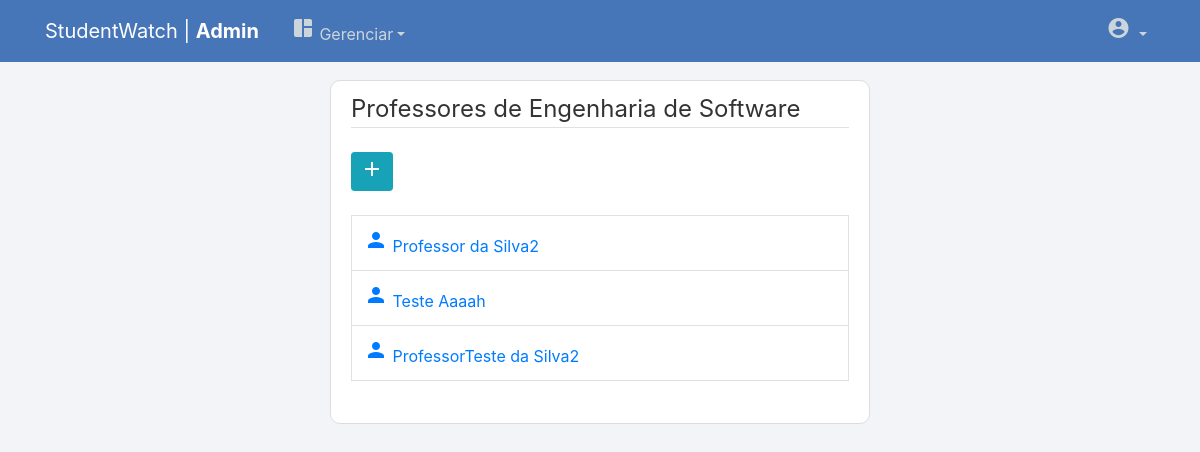
Page /gerenciarProfessor/1/ (signed in) on the committed database.
### manager/models.py (models this page shows, shortened)
class Curso(models.Model):
    nome = models.CharField(max_length=100)
    descricao = models.TextField(max_length=500)
    coordenador = models.ForeignKey(CoordenadorProfile, on_delete=models.SET_NULL, null=True)

### users/models.py (models this page shows, shortened)
class ProfessorProfile(models.Model):
    user = models.OneToOneField(User, on_delete=models.CASCADE, null=True, related_name='professor_profile')
    campoextra = models.CharField(max_length=100, null=True)

class User(AbstractUser):
    username = models.EmailField(_('username'), unique=False)
    email = models.EmailField(_('email address'), unique=True)
    tipo = models.CharField(max_length=100)

### manager/views.py (the view)
# urls.py: path('gerenciarProfessor/<int:curso_id>/', views.gerenciarProfessor, name='gerenciarProfessor'),
@login_required
@permission_required("users.view_professorprofile", raise_exception=True)
def gerenciarProfessor(request, curso_id):
    curso_id = curso_id
    curso = Curso.objects.get(id=curso_id)
    professores = []
    lista_professor_curso = Professor_curso.objects.all()
    for x in range(len(lista_professor_curso)-1, -1, -1):
        if(lista_professor_curso[x].curso.id == curso_id):
            professores.append(lista_professor_curso[x].professor)
    if(professores == []):
        professores = None
        messages.warning(request, f"Não há professores")
    context = {
        'professores': professores,
        'curso': curso
    }
    return render(request, 'manager/gerenciar-professor.html', context)

### manager/templates/manager/gerenciar-professor.html
{% extends "page/base.html" %}
{% block content %}
    <div class="content-section">
        <fieldset class="form-group">
            {% if user.is_staff %}
                <a class="btn btn-info btn-sm mb-4" href="{% url 'professor-create' curso_id=curso.id %}"><span class="material-icons">add</span></a>
            {% endif %}
            <legend class="border-bottom mb-4">Professores de {{ curso.nome }}</legend>
            <table class="table table-bordered">
                {% for professor in professores %}
                <tr>
                    <td>
                        <a href="{% url 'professor-detail' curso_id=curso.id professor_id=professor.id %}"><span class="material-icons">person</span> {{ professor.user.first_name }} {{ professor.user.last_name }}</a>
                    </td>
                </tr>
                {% endfor %}
            </table>
        </fieldset>
    </div>
{% endblock content %}

### page/static/page/main.css (style rules this page uses)
body { background: #f2f4f7; color: #333333; margin-top: 5rem; }
.content-section { background: #ffffff; padding: 10px 20px; border: 1px solid #dddddd; border-radius: 10px; margin-bottom: 20px; }

### rows in the picture
Curso: nome "Engenharia de Software"
ProfessorProfile: user.first_name "Professor", user.last_name "da Silva2"
ProfessorProfile: user.first_name "Teste", user.last_name "Aaaah"
ProfessorProfile: user.first_name "ProfessorTeste", user.last_name "da Silva2"
